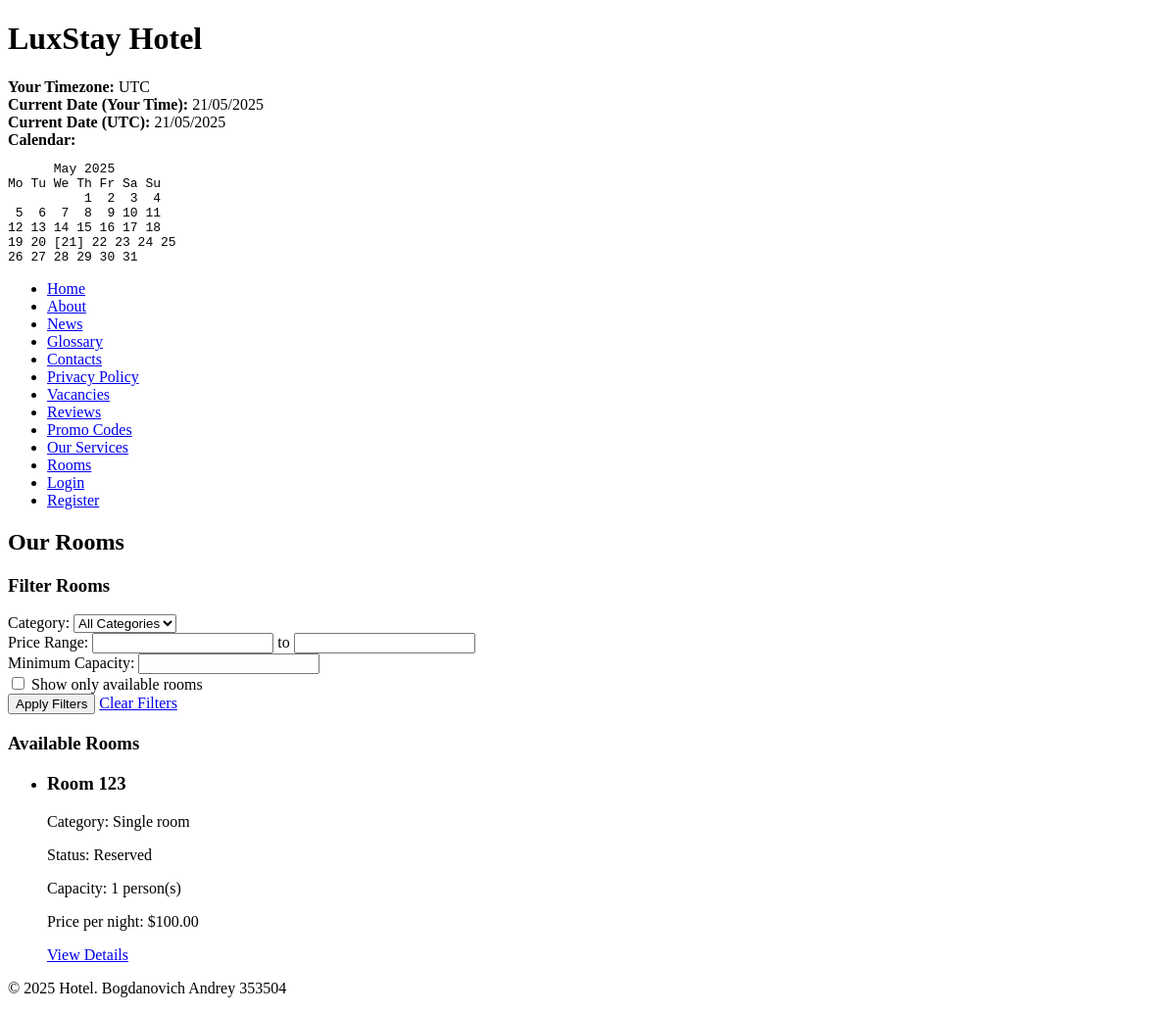
Page /rooms/ on the earlier database version.
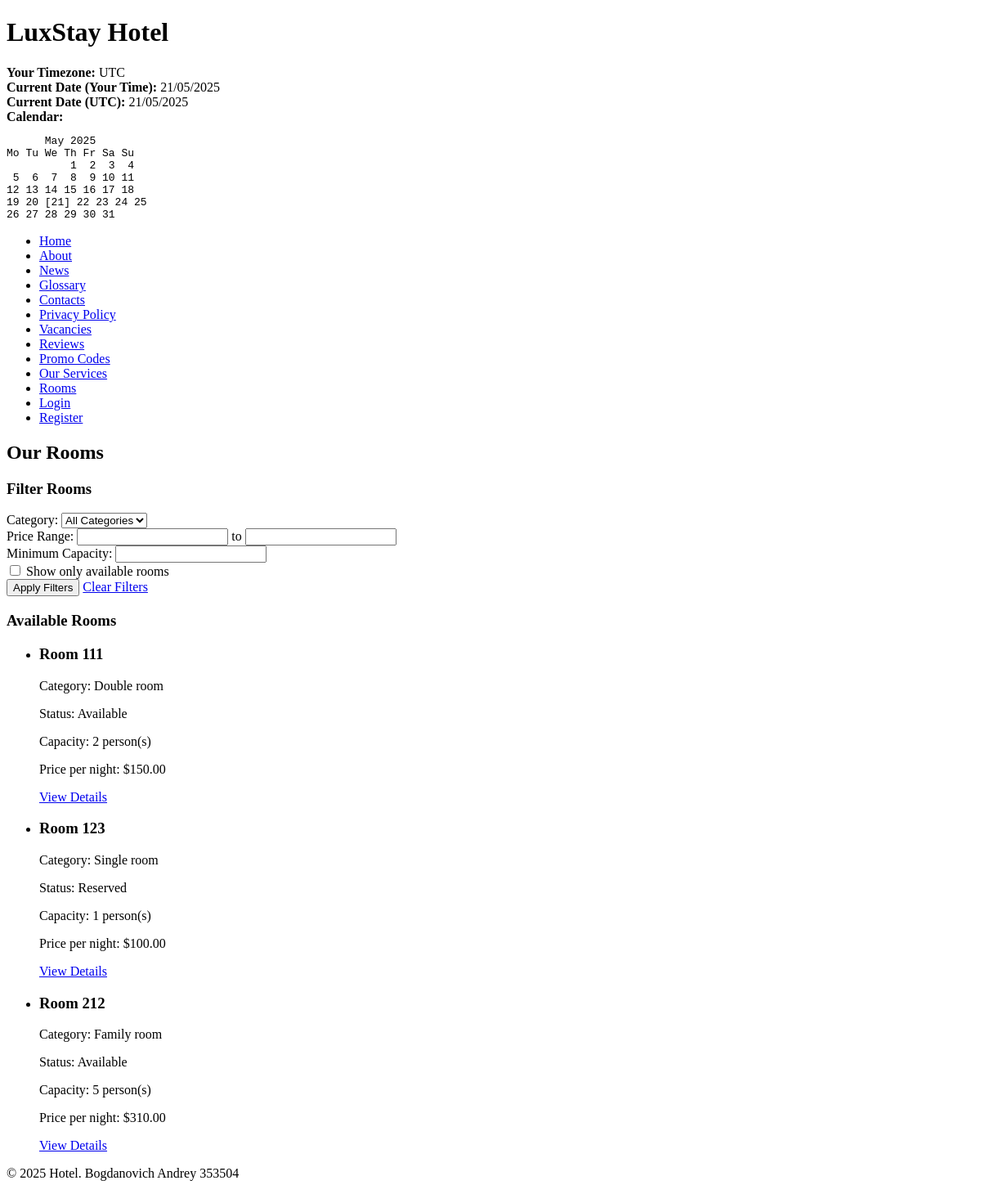
Same page on the later database version.
### hotel/models.py (models this page shows, shortened)
class Room(models.Model):
    ROOM_STATUS = [
        ('available', 'Available'),
        ('occupied', 'Occupied'),
        ('maintenance', 'Under Maintenance'),
        ('reserved', 'Reserved'),
    ]
    room_number = models.CharField(max_length=10, unique=True)
    category = models.ForeignKey(RoomCategory, on_delete=models.CASCADE, related_name='rooms')
    status = models.CharField(max_length=15, choices=ROOM_STATUS, default='available')
    capacity = models.PositiveSmallIntegerField(default=1)
    description = models.TextField(blank=True, null=True)

class RoomCategory(models.Model):
    name = models.CharField(max_length=50)
    description = models.TextField()
    base_price = models.DecimalField(max_digits=10, decimal_places=2)
    amenities = models.ManyToManyField('Amenity', related_name='room_categories', blank=True)
    class Meta:
        verbose_name_plural = "Room Categories"
    def __str__(self):
        return self.name

### hotel/views.py (the view)
# urls.py: re_path(r'^rooms/$', views.RoomListView.as_view(), name='room_list'),
class RoomListView(ListView):
    model = Room
    template_name = 'hotel/room_list.html'
    context_object_name = 'rooms'
    def get_queryset(self):
        queryset = Room.objects.all()
        form = RoomFilterForm(self.request.GET)
        if form.is_valid():
            if form.cleaned_data.get('category'):
                queryset = queryset.filter(category=form.cleaned_data['category'])
            if form.cleaned_data.get('min_price'):
                queryset = queryset.filter(category__base_price__gte=form.cleaned_data['min_price'])
            if form.cleaned_data.get('max_price'):
                queryset = queryset.filter(category__base_price__lte=form.cleaned_data['max_price'])
            if form.cleaned_data.get('capacity'):
                queryset = queryset.filter(capacity__gte=form.cleaned_data['capacity'])
            if form.cleaned_data.get('available_only'):
                queryset = queryset.filter(status='available')
        return queryset.order_by('room_number')
    def get_context_data(self, **kwargs):
        context = super().get_context_data(**kwargs)
        context['categories'] = RoomCategory.objects.all()
        context['is_staff'] = self.request.user.is_staff or self.request.user.is_superuser
        context['filter_form'] = RoomFilterForm(self.request.GET)
        context['min_room_price'] = RoomCategory.objects.aggregate(Min('base_price'))['base_price__min'] or 0
        context['max_room_price'] = RoomCategory.objects.aggregate(Max('base_price'))['base_price__max'] or 1000
        return context

### hotel/forms.py
class RoomFilterForm(forms.Form):
    category = forms.ModelChoiceField(
        queryset=RoomCategory.objects.all(),
        required=False,
        empty_label="All Categories"
    )
    min_price = forms.DecimalField(
        required=False,
        min_value=0,
        label="Minimum Price"
    )
    max_price = forms.DecimalField(
        required=False,
        min_value=0,
        label="Maximum Price"
    )
    capacity = forms.IntegerField(
        required=False,
        min_value=1,
        label="Minimum Capacity"
    )
    available_only = forms.BooleanField(
        required=False,
        initial=True,
        label="Show only available rooms"
    )

### hotel/templates/hotel/room_list.html (shortened to what this page needs)
{% extends "hotel/base.html" %}
{% block content %}
    <h2>Our Rooms</h2>
    <div class="filter-container">
        <h3>Filter Rooms</h3>
        <form method="get" action="{% url 'hotel:room_list' %}">
            <div class="form-group">
                <label for="id_category">Category:</label>
                {{ filter_form.category }}
            </div>
            <div class="form-group">
                <label for="id_min_price">Price Range:</label>
                {{ filter_form.min_price }} to {{ filter_form.max_price }}
            </div>
            <div class="form-group">
                <label for="id_capacity">Minimum Capacity:</label>
                {{ filter_form.capacity }}
            </div>
            <div class="form-group">
                {{ filter_form.available_only }}
                <label for="id_available_only">Show only available rooms</label>
            </div>
            <button type="submit">Apply Filters</button>
            <a href="{% url 'hotel:room_list' %}">Clear Filters</a>
        </form>
    </div>
    {% if rooms %}
        <div class="room-list">
            <h3>Available Rooms</h3>
            <ul>
                {% for room in rooms %}
                    <li>
                        <h3>Room {{ room.room_number }}</h3>
                        <p>Category: {{ room.category.name }}</p>
                        <p>Status: {{ room.get_status_display }}</p>
                        <p>Capacity: {{ room.capacity }} person(s)</p>
                        <p>Price per night: ${{ room.category.base_price }}</p>
                        <div>
                            <a href="{% url 'hotel:room_detail' room.pk %}">View Details</a>
                        </div>
                    </li>
                {% endfor %}
            </ul>
        </div>
    {% else %}
        <p>No rooms match your filter criteria.</p>
    {% endif %}
{% endblock %}

### hotel/templates/hotel/base.html (shortened to what this page needs)
<!DOCTYPE html>
<html lang="en">
<head>
</head>
<body>
    <header>
        <h1>LuxStay Hotel</h1>
        <div class="datetime-info">
            <div>
                <strong>Your Timezone:</strong> <span id="user-timezone">{{ user_timezone|default:"Detecting..." }}</span>
            </div>
            <div>
                <strong>Current Date (Your Time):</strong> {{ user_current_date|date:"d/m/Y" }}
            </div>
            <div>
                <strong>Current Date (UTC):</strong> {{ utc_current_date|date:"d/m/Y" }}
            </div>
            <div class="calendar">
                <strong>Calendar:</strong>
                <pre>{{ text_calendar|safe }}</pre>
            </div>
        </div>
        <nav>
            <ul>
                <li><a href="{% url 'hotel:home' %}">Home</a></li>
                <li><a href="{% url 'hotel:about' %}">About</a></li>
                <li><a href="{% url 'hotel:news' %}">News</a></li>
                <li><a href="{% url 'hotel:glossary' %}">Glossary</a></li>
                <li><a href="{% url 'hotel:contacts' %}">Contacts</a></li>
                <li><a href="{% url 'hotel:privacy_policy' %}">Privacy Policy</a></li>
                <li><a href="{% url 'hotel:vacancies' %}">Vacancies</a></li>
                <li><a href="{% url 'hotel:reviews' %}">Reviews</a></li>
                <li><a href="{% url 'hotel:promo_codes' %}">Promo Codes</a></li>
                <li><a href="{% url 'hotel:services' %}">Our Services</a></li>
                <li><a href="{% url 'hotel:room_list' %}">Rooms</a></li>
                {% if user.is_authenticated %}
                    {% if user.is_staff or user.is_superuser %}
                        <li><a href="{% url 'hotel:staff_dashboard' %}">Staff Dashboard</a></li>
                        <li><a href="{% url 'admin:index' %}">Admin Panel</a></li>
                        <li><a href="{% url 'hotel:statistics' %}">Statistics</a></li>
                    {% else %}
                        <li><a href="{% url 'hotel:client_dashboard' %}">My Dashboard</a></li>
                    {% endif %}
                    <li><a href="{% url 'hotel:logout' %}">Logout</a></li>
                {% else %}
                    <li><a href="{% url 'hotel:login' %}">Login</a></li>
                    <li><a href="{% url 'hotel:register' %}">Register</a></li>
                {% endif %}
            </ul>
        </nav>
    </header>
    <main>
        {% block content %}
        {% endblock %}
    </main>
    <footer>
        <p>&copy; {% now "Y" %} Hotel. Bogdanovich Andrey 353504</p>
    </footer>
</body>
</html>

Differences in the rows shown:
added Room: room_number "111", category.name "Double room", status "Available", capacity "2", category.base_price "150.00"
added Room: room_number "212", category.name "Family room", status "Available", capacity "5", category.base_price "310.00"
